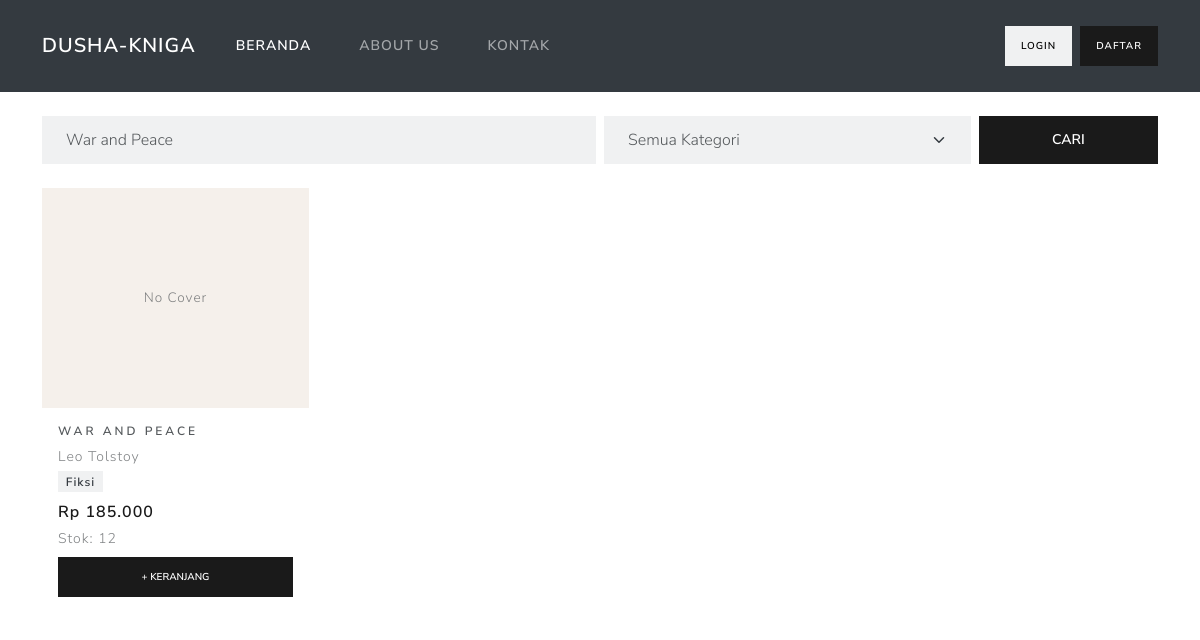
Screenshot of /index.php?cari=War and Peace with the database file from the repository.
### tables this page shows
CREATE TABLE IF NOT EXISTS buku (
    id           INT AUTO_INCREMENT PRIMARY KEY,
    id_kategori  INT           NOT NULL,
    judul        VARCHAR(200)  NOT NULL,
    pengarang    VARCHAR(100)  NOT NULL,
    penerbit     VARCHAR(100),
    tahun_terbit YEAR,
    harga        DECIMAL(10,2) NOT NULL DEFAULT 0,
    stok         INT           NOT NULL DEFAULT 0,
    deskripsi    TEXT,
    cover_image  VARCHAR(255)  DEFAULT NULL,
    created_at   TIMESTAMP DEFAULT CURRENT_TIMESTAMP,
    FOREIGN KEY (id_kategori) REFERENCES kategori(id) ON DELETE RESTRICT
);

CREATE TABLE IF NOT EXISTS kategori (
    id            INT AUTO_INCREMENT PRIMARY KEY,
    nama_kategori VARCHAR(100) NOT NULL,
    deskripsi     TEXT,
    created_at    TIMESTAMP DEFAULT CURRENT_TIMESTAMP
);

### index.php (the view, shortened to what this page needs)
<?php
require_once 'config.php';
$cari      = isset($_GET['cari'])      ? trim($_GET['cari'])       : '';
$conditions = ["b.stok > 0"];
if ($cari) {
    $safe = mysqli_real_escape_string($conn, $cari);
    $conditions[] = "(b.judul LIKE '%$safe%' OR b.pengarang LIKE '%$safe%')";
}
$where  = "WHERE " . implode(" AND ", $conditions);
$query  = "SELECT b.*, k.nama_kategori FROM buku b JOIN kategori k ON b.id_kategori = k.id $where ORDER BY b.created_at ASC";
$result = mysqli_query($conn, $query);
$total_keranjang = 0;
?>
<!DOCTYPE html>
<html lang="id">
<head>
    <link href="/bnsp-preps/assets/bootstrap.min%20(2).css" rel="stylesheet">
</head>
<body>
<nav class="navbar navbar-expand-lg navbar-dark bg-dark">
    <div class="container">
        <a class="navbar-brand fw-bold" href="index.php">Dusha-Kniga</a>
        <div class="collapse navbar-collapse" id="navMain">
            <ul class="navbar-nav me-auto">
                <li class="nav-item"><a class="nav-link active" href="index.php">Beranda</a></li>
                <li class="nav-item"><a class="nav-link" href="about.php">About Us</a></li>
                <li class="nav-item"><a class="nav-link" href="contact.php">Kontak</a></li>
            </ul>
            <div class="d-flex align-items-center gap-2">
                <?php if (!empty($_SESSION['user_id'])): ?>
                    <a href="user/keranjang.php" class="btn btn-light btn-sm">
                        Keranjang <?= $total_keranjang > 0 ? "($total_keranjang)" : '' ?>
                    </a>
                    <a href="user/pesanan.php" class="btn btn-light btn-sm">Pesanan Saya</a>
                    <span class="text-light">Halo, <?= htmlspecialchars($_SESSION['user_nama']) ?></span>
                    <a href="auth/logout.php" class="btn btn-outline-danger btn-sm">Logout</a>
                <?php else: ?>
                    <a href="auth/login.php" class="btn btn-light btn-sm">Login</a>
                    <a href="auth/register.php" class="btn btn-primary btn-sm">Daftar</a>
                <?php endif; ?>
            </div>
        </div>
    </div>
</nav>
<div class="container mt-4">
    <form method="GET" class="row g-2 mb-4">
        <div class="col-md-6">
            <input type="text" name="cari" class="form-control" placeholder="Cari judul atau pengarang..." value="<?= htmlspecialchars($cari) ?>">
        </div>
        <div class="col-md-4">
            <select name="kategori" class="form-select">
                <option value="">Semua Kategori</option>
            </select>
        </div>
        <div class="col-md-2">
            <button type="submit" class="btn btn-primary w-100">Cari</button>
        </div>
    </form>
    <div class="row g-3">
    <?php
    while ($row = mysqli_fetch_assoc($result)):
    ?>
        <div class="col-6 col-md-4 col-lg-3">
            <div class="card h-100">
                <div style="height:220px;background:#f5f0eb;display:flex;align-items:center;justify-content:center;padding:12px">
                    <?php if ($row['cover_image']): ?>
                        <img src="<?= UPLOAD_URL . htmlspecialchars($row['cover_image']) ?>" style="max-width:100%;max-height:196px;object-fit:contain;box-shadow:2px 4px 12px rgba(0,0,0,0.18)">
                    <?php else: ?>
                        <span class="text-muted" style="font-size:0.85rem">No Cover</span>
                    <?php endif; ?>
                </div>
                <div class="card-body d-flex flex-column">
                    <h6 class="card-title"><?= htmlspecialchars($row['judul']) ?></h6>
                    <small class="text-muted"><?= htmlspecialchars($row['pengarang']) ?></small>
                    <small class="badge bg-light text-dark border mb-2 mt-1 align-self-start"><?= htmlspecialchars($row['nama_kategori']) ?></small>
                    <p class="fw-bold text-primary mt-auto mb-1">Rp <?= number_format($row['harga'], 0, ',', '.') ?></p>
                    <small class="text-muted mb-2">Stok: <?= $row['stok'] ?></small>
                    <form method="POST" action="user/keranjang.php">
                        <button type="submit" class="btn btn-primary btn-sm w-100">+ Keranjang</button>
                    </form>
                </div>
            </div>
        </div>
    <?php endwhile; ?>
    </div>
</div>
</body>
</html>

### rows the page displays
buku: shows "No Cover", judul "WAR AND PEACE", pengarang "Leo Tolstoy", id_kategori.nama_kategori "Fiksi", harga "185.000", stok "12"
